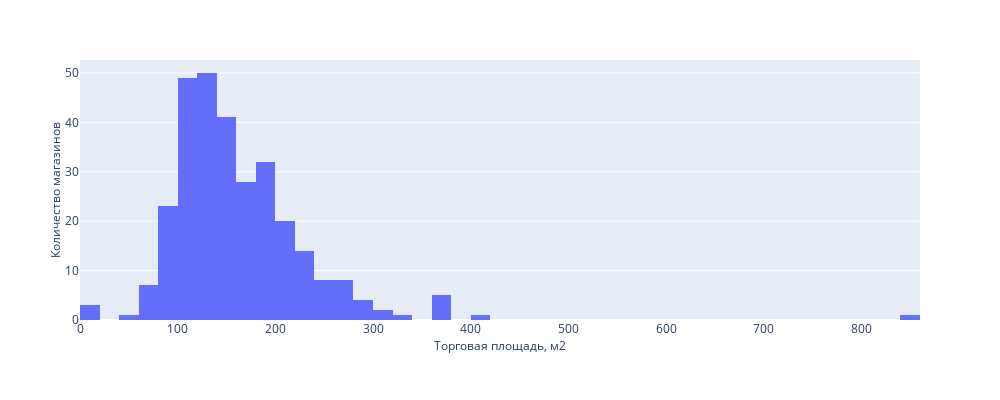

Notebook code for this chart:
### Code cell
fig = px.histogram(vkusvill, x="Торговая площадь, м2", nbins=50)
fig.update_xaxes(title_standoff=1, title_font_size=12)
fig.update_yaxes(title_text="Количество магазинов", title_standoff=1, title_font_size=12)
fig.update_layout(
        showlegend=False, 
        autosize=False,
        width=1250,
        height=400,
        )
fig.show()

### Figure 1 — Plotly figure (JSON) as saved in the notebook; plotly's stock layout.template omitted (floating-point values rounded to 4 significant figures; data arrays with more than 128 entries replaced by an {"elided": "..."} marker saying what was removed)
{"data": [{"alignmentgroup": "True", "bingroup": "x", "hovertemplate": "Торговая площадь, м2=%{x}<br>count=%{y}<extra></extra>", "legendgroup": "", "marker": {"color": "#636efa", "pattern": {"shape": ""}}, "name": "", "nbinsx": 50, "offsetgroup": "", "orientation": "v", "showlegend": false, "type": "histogram", "x": {"elided": "298 float values"}, "xaxis": "x", "yaxis": "y"}], "layout": {"autosize": false, "barmode": "relative", "height": 400, "legend": {"tracegroupgap": 0}, "margin": {"t": 60}, "showlegend": false, "width": 1000, "xaxis": {"anchor": "y", "domain": [0, 1], "title": {"font": {"size": 12}, "standoff": 1, "text": "Торговая площадь, м2"}}, "yaxis": {"anchor": "x", "domain": [0, 1], "title": {"font": {"size": 12}, "standoff": 1, "text": "Количество магазинов"}}}}
